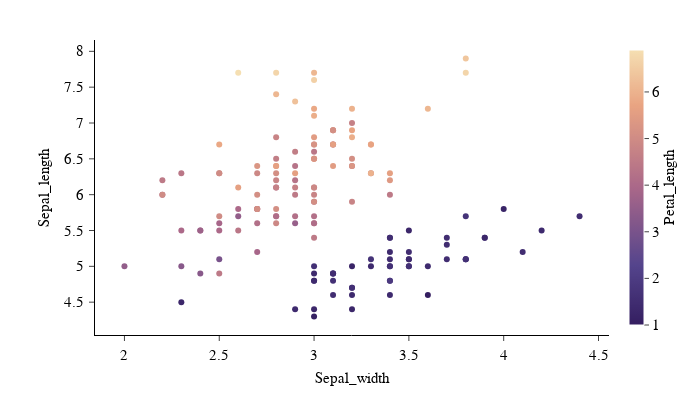

The cell this chart's notebook holds for it:
### Markdown cell above
### Interactivity

Interactive widgets can be used. For example, [Plotly](https://plotly.com/python/):

### Code cell
import arcadia_pycolor as apc
import plotly.express as px

apc.plotly.setup()

df = px.data.iris()

fig = px.scatter(
    df,
    x="sepal_width",
    y="sepal_length",
    color="petal_length",
    color_continuous_scale=apc.gradients.magma.to_plotly_colorscale(),
)

apc.plotly.style_plot(fig, monospaced_axes="all")
apc.plotly.set_figure_dimensions(fig, "float_wide")

fig.show()

### Figure 1 — Plotly figure (JSON) as saved in the notebook; plotly's stock layout.template omitted (floating-point values rounded to 4 significant figures; data arrays with more than 128 entries replaced by an {"elided": "..."} marker saying what was removed)
{"data": [{"hovertemplate": "sepal_width=%{x}<br>sepal_length=%{y}<br>petal_length=%{marker.color}<extra></extra>", "legendgroup": "", "marker": {"color": {"elided": "150 float values"}, "coloraxis": "coloraxis", "symbol": "circle"}, "mode": "markers", "name": "", "orientation": "v", "showlegend": false, "type": "scatter", "x": {"elided": "150 float values"}, "xaxis": "x", "y": {"elided": "150 float values"}, "yaxis": "y"}], "layout": {"coloraxis": {"colorbar": {"tickfont": {"family": "SuisseIntlMono", "size": 14.5}, "title": {"text": "Petal_length"}}, "colorscale": {"elided": "256x2 mixed values"}}, "height": 420, "legend": {"tracegroupgap": 0}, "width": 700, "xaxis": {"anchor": "y", "domain": [0, 1], "tickfont": {"family": "SuisseIntlMono", "size": 14.5}, "tickformat": ",", "title": {"text": "Sepal_width"}}, "yaxis": {"anchor": "x", "domain": [0, 1], "tickfont": {"family": "SuisseIntlMono", "size": 14.5}, "tickformat": ",", "title": {"text": "Sepal_length"}}}}
